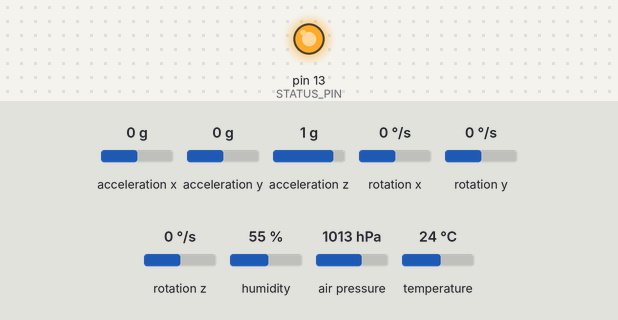
This sketch was run on a simulated Arduino Uno, built with avr-gcc and run on an emulated ATmega328P. Shown: output pins drawn as LEDs (lit = HIGH). Wiring (inferred from the names in the program): MPU-6050 motion sensor at I2C address 0x68. Inputs (shaded band) come from the test bench; at power-on: acceleration x 0 g, acceleration y 0 g, acceleration z 1 g, rotation x 0 °/s, rotation y 0 °/s, rotation z 0 °/s, humidity 55 %, air pressure 1013 hPa, temperature 24 °C. No radio packets arrive unless stated.

Above: at 0.1 s.
At 2.3 s:
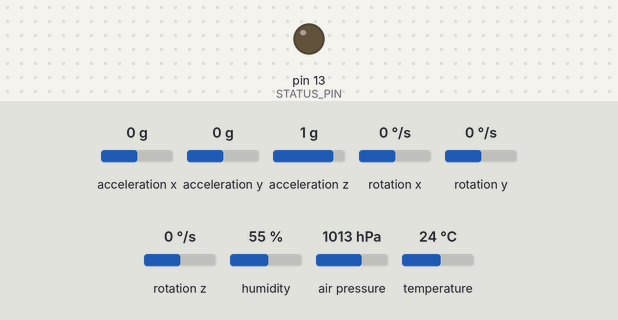
Timing chart, 0 to 3.8 s (numbered marks = the images above):
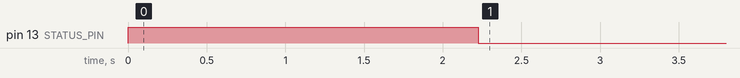

The sketch:

transmitter.ino
```cpp
#include <nRF24L01.h>       //header file for rf
#include <RF24.h>           //header file for rf
#include <RF24_config.h>    //header file for rf
#include <DHT.h>            //header file for DHT11
#include <Adafruit_BMP085.h>//header file for BMP180
#include <Wire.h>           ////header file for I2c protocol also supports for mpu

#define DHTPIN 5                // Digital pin def for DHT 11. Don't connect to pin 0 or pin 1 can define for any other pin
#define DHTTYPE DHT11           // Define DHT11 module.

                    //Global defination for MPU6050
                    #define STATUS_PIN                      13

                    #define MPU_POWER_REG                   0x6B
                    #define MPU_POWER_CYCLE                 0b00000000
                    #define MPU_READ_TIMEOUT                2000
                    #define MPU_SAMP_FREQ                   250

                    #define MPU_GYRO_CFG_REG                0x1B
                    #define MPU_GYRO_READ_REG               0x43
                    #define MPU_GYRO_READ_REG_SIZE          6
                    #define MPU_GYRO_CFG_250DEG             0b00000000
                    #define MPU_GYRO_READINGSCALE_250DEG    131.0
                    #define MPU_GYRO_CFG_500DEG             0b00001000
                    #define MPU_GYRO_READINGSCALE_500DEG    65.5
                    #define MPU_GYRO_CFG_1000DEG            0b00010000
                    #define MPU_GYRO_READINGSCALE_1000DEG   32.8
                    #define MPU_GYRO_CFG_2000DEG            0b00011000
                    #define MPU_GYRO_READINGSCALE_2000DEG   16.4
                    #define MPU_CALIBRATE_READING_NUM       2000


                    #define MPU_ACCEL_CFG_REG               0x1C
                    #define MPU_ACCEL_READ_REG              0x3B
                    #define MPU_ACCEL_READ_REG_SIZE         6
                    #define MPU_ACCEL_CFG_2G                0b00000000
                    #define MPU_ACCEL_READINGSCALE_2G       16384.0
                    #define MPU_ACCEL_CFG_4G                0b00001000
                    #define MPU_ACCEL_READINGSCALE_4G       8192.0
                    #define MPU_ACCEL_CFG_8G                0b00010000
                    #define MPU_ACCEL_READINGSCALE_8G       4096.0
                    #define MPU_ACCEL_CFG_16G               0b00011000
                    #define MPU_ACCEL_READINGSCALE_16G      2048.0

                    #define MPU1_I2C_ADDRESS                0b1101000

                    //variables declearation for MPU

                                  float gForceX, gForceY, gForceZ;
                                  float rotX, rotY, rotZ;
                                  float calibX, calibY, calibZ;
                                  long loopTimer = 0; //variable to calibrate sensor.


DHT dht(DHTPIN, DHTTYPE);       //create DHT object called dht.
Adafruit_BMP085 bmp;            //forward declearation.


RF24 transmit (9,8); //ce,csn                    //create RF24 object called transmit

byte address [5] = "00001";                     //set address to 00001

typedef struct
  {
    float temperature = 0;
    float humidity = 0;
    float pressure = 0;
    float altitude = 0;
    float ax = 0;
    float ay = 0;
    float az = 0;
    float gx = 0;
    float gy = 0;
    float gz = 0;
  }Package;

Package data;

void setup() {
  dht.begin();  //dht
  bmp.begin();  //bmp
  // mpu
            pinMode(STATUS_PIN,OUTPUT); //for debugging led pin 13
            digitalWrite(STATUS_PIN, LOW);
            Wire.begin();
            SetupMPU();
            calibrateGyro();

  //mpu
  transmit.begin();
  transmit.openWritingPipe(address);            //open writing pipe to address 00001
  transmit.setPALevel(RF24_PA_MIN);             //set RF power output to minimum
  transmit.setDataRate(RF24_250KBPS);           //set data rate to 250kbps
  transmit.setChannel(100);                               //set frequency to channel 100
  transmit.stopListening();
  }


void loop() {

                   if(ReadMPU())
                     {
                        while(micros() - loopTimer < 1000);
                        loopTimer = micros();
                     }


  data.temperature = dht.readTemperature();
  data.humidity = dht.readHumidity();
  data.pressure = (bmp.readPressure()*0.01);
  data.altitude = bmp.readAltitude(101500);
  data.ax = gForceX;
  data.ay = gForceY;
  data.az = gForceZ;


        transmit.write(&data,sizeof(data));         //transmit temperature
        transmit.write(&data,sizeof(data));         //transmit humidity
        transmit.write(&data,sizeof(data));         //transmit pressure
        transmit.write(&data,sizeof(data));         //transmit altitude
        transmit.write(&data,sizeof(data));         //transmit acceleration x
        transmit.write(&data,sizeof(data));         //transmit acceleration y
        transmit.write(&data,sizeof(data));         //transmit acceleration z


  delay(1000);                                 //delay to prevent false rainfall readings

}

//MPU custom function to call on

          void SetupMPU()   // function to setup MPU6050
            {
              Wire.beginTransmission(MPU1_I2C_ADDRESS);
              Wire.write(MPU_POWER_REG);
              Wire.write(MPU_POWER_CYCLE);
              Wire.endTransmission();
              Wire.beginTransmission(MPU1_I2C_ADDRESS);
              Wire.write(MPU_GYRO_CFG_REG);
              Wire.write(MPU_GYRO_CFG_250DEG);
              Wire.endTransmission();
              Wire.beginTransmission(MPU1_I2C_ADDRESS);
              Wire.write(MPU_ACCEL_CFG_REG);
              Wire.write(MPU_ACCEL_CFG_2G);
              Wire.endTransmission();
            }


                                  bool ReadMPU()  // function to read MPU
                                  {
                                    if(MPUReadAccel() && MPUReadGyro())
                                    {
                                  //    calcRotation();
                                  //    printData();
                                      return true;
                                    }
                                    return false;
                                  }


                                               bool MPUReadAccel()
                                              {
                                                Wire.beginTransmission(MPU1_I2C_ADDRESS);
                                                Wire.write(MPU_ACCEL_READ_REG);
                                                Wire.endTransmission();
                                                Wire.requestFrom(MPU1_I2C_ADDRESS, MPU_ACCEL_READ_REG_SIZE);
                                                long timeout = millis() + MPU_READ_TIMEOUT;
                                                while(Wire.available() < MPU_ACCEL_READ_REG_SIZE && timeout < millis());
                                                if (timeout <= millis()) return false;
                                                gForceX = (long)(Wire.read() << 8 | Wire.read()) / MPU_ACCEL_READINGSCALE_2G;
                                                gForceY = (long)(Wire.read() << 8 | Wire.read()) / MPU_ACCEL_READINGSCALE_2G;
                                                gForceZ = (long)(Wire.read() << 8 | Wire.read()) / MPU_ACCEL_READINGSCALE_2G;
                                                return true;
                                              }

bool MPUReadGyro()
{
  Wire.beginTransmission(MPU1_I2C_ADDRESS);
  Wire.write(MPU_GYRO_READ_REG);
  Wire.endTransmission();
  Wire.requestFrom(MPU1_I2C_ADDRESS, MPU_GYRO_READ_REG_SIZE);
  long timeout = millis() + MPU_READ_TIMEOUT;
  while(Wire.available() < MPU_ACCEL_READ_REG_SIZE && timeout < millis());
  if (timeout <= millis()) return false;
  rotX = (long)(Wire.read() << 8 | Wire.read()) / MPU_GYRO_READINGSCALE_250DEG;
  rotY = (long)(Wire.read() << 8 | Wire.read()) / MPU_GYRO_READINGSCALE_250DEG;
  rotZ = (long)(Wire.read() << 8 | Wire.read()) / MPU_GYRO_READINGSCALE_250DEG;

  return true;
}


void calibrateGyro() //2nd function on setup for calibrating gyro in setup.
{
  loopTimer = 0;

  digitalWrite(STATUS_PIN, HIGH);
  Serial.println("Calibrating Gyro");

  calibX = 0;
  calibY = 0;
  calibZ = 0;


  for(int i=0; i<MPU_CALIBRATE_READING_NUM;i++)
  {
    if(MPUReadGyro())
    {
      calibX += rotX;
      calibY += rotY;
      calibZ += rotZ;

      //wait for the next sample cycle
      while(micros() - loopTimer < 1000);
      loopTimer = micros();
    }
    else
    {
      i--;
    }
  }
  calibX = calibX / MPU_CALIBRATE_READING_NUM;
  calibY = calibY / MPU_CALIBRATE_READING_NUM;
  calibZ = calibZ / MPU_CALIBRATE_READING_NUM;

//  Serial.print("x: ");
//  Serial.print(calibX);
//  Serial.print("y: ");
//  Serial.print(calibY);
//  Serial.print("z: ");
//  Serial.println(calibZ);
//
//  Serial.println("Calibration Done.");
//
  digitalWrite(STATUS_PIN, LOW);
}


                   //   void printData()
                   //   {


//                        Serial.print(" Accel (g)");
//                        Serial.print(" X=");
//                        Serial.print(gForceX);
//                        Serial.print(" Y=");
//                        Serial.print(gForceY);
//                        Serial.print(" Z=");
//                        Serial.print(gForceZ);
//
//                                  Serial.print(" Gyro (deg/s)");
//                                  Serial.print(" X=");
//                                  Serial.print(rotX - calibX);
//                                  Serial.print(" Y=");
//                                  Serial.print(rotY - calibY);
//                                  Serial.print(" Z=");
//                                  Serial.println(rotZ - calibZ);
//                                  delay(500);


                   //   }
```
